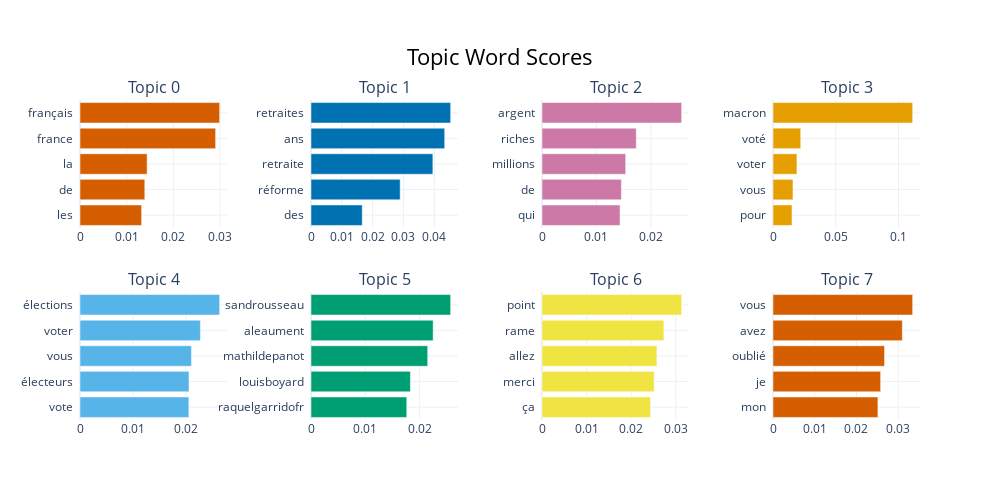

The notebook cell this image was saved under:
### Code cell
topic_model.visualize_barchart()

### Figure 1 — Plotly figure (JSON) as saved in the notebook; plotly's stock layout.template omitted (floating-point values rounded to 4 significant figures)
{"data": [{"marker": {"color": "#D55E00"}, "orientation": "h", "type": "bar", "x": [0.0132, 0.01388, 0.01438, 0.02906, 0.02992], "xaxis": "x", "y": ["les  ", "de  ", "la  ", "france  ", "français  "], "yaxis": "y"}, {"marker": {"color": "#0072B2"}, "orientation": "h", "type": "bar", "x": [0.01663, 0.02893, 0.03954, 0.04338, 0.04531], "xaxis": "x2", "y": ["des  ", "réforme  ", "retraite  ", "ans  ", "retraites  "], "yaxis": "y2"}, {"marker": {"color": "#CC79A7"}, "orientation": "h", "type": "bar", "x": [0.01433, 0.01458, 0.01537, 0.01731, 0.02564], "xaxis": "x3", "y": ["qui  ", "de  ", "millions  ", "riches  ", "argent  "], "yaxis": "y3"}, {"marker": {"color": "#E69F00"}, "orientation": "h", "type": "bar", "x": [0.01513, 0.0159, 0.01908, 0.02211, 0.1113], "xaxis": "x4", "y": ["pour  ", "vous  ", "voter  ", "voté  ", "macron  "], "yaxis": "y4"}, {"marker": {"color": "#56B4E9"}, "orientation": "h", "type": "bar", "x": [0.02055, 0.02057, 0.02104, 0.02273, 0.02636], "xaxis": "x5", "y": ["vote  ", "électeurs  ", "vous  ", "voter  ", "élections  "], "yaxis": "y5"}, {"marker": {"color": "#009E73"}, "orientation": "h", "type": "bar", "x": [0.01763, 0.0183, 0.02148, 0.02249, 0.02571], "xaxis": "x6", "y": ["raquelgarridofr  ", "louisboyard  ", "mathildepanot  ", "aleaument  ", "sandrousseau  "], "yaxis": "y6"}, {"marker": {"color": "#F0E442"}, "orientation": "h", "type": "bar", "x": [0.02434, 0.02515, 0.02577, 0.02733, 0.03131], "xaxis": "x7", "y": ["ça  ", "merci  ", "allez  ", "rame  ", "point  "], "yaxis": "y7"}, {"marker": {"color": "#D55E00"}, "orientation": "h", "type": "bar", "x": [0.02514, 0.02579, 0.02673, 0.03099, 0.03346], "xaxis": "x8", "y": ["mon  ", "je  ", "oublié  ", "avez  ", "vous  "], "yaxis": "y8"}], "layout": {"annotations": [{"font": {"size": 16}, "showarrow": false, "text": "Topic 0", "x": 0.0875, "xanchor": "center", "xref": "paper", "y": 1, "yanchor": "bottom", "yref": "paper"}, {"font": {"size": 16}, "showarrow": false, "text": "Topic 1", "x": 0.3625, "xanchor": "center", "xref": "paper", "y": 1, "yanchor": "bottom", "yref": "paper"}, {"font": {"size": 16}, "showarrow": false, "text": "Topic 2", "x": 0.6375, "xanchor": "center", "xref": "paper", "y": 1, "yanchor": "bottom", "yref": "paper"}, {"font": {"size": 16}, "showarrow": false, "text": "Topic 3", "x": 0.9125, "xanchor": "center", "xref": "paper", "y": 1, "yanchor": "bottom", "yref": "paper"}, {"font": {"size": 16}, "showarrow": false, "text": "Topic 4", "x": 0.0875, "xanchor": "center", "xref": "paper", "y": 0.4, "yanchor": "bottom", "yref": "paper"}, {"font": {"size": 16}, "showarrow": false, "text": "Topic 5", "x": 0.3625, "xanchor": "center", "xref": "paper", "y": 0.4, "yanchor": "bottom", "yref": "paper"}, {"font": {"size": 16}, "showarrow": false, "text": "Topic 6", "x": 0.6375, "xanchor": "center", "xref": "paper", "y": 0.4, "yanchor": "bottom", "yref": "paper"}, {"font": {"size": 16}, "showarrow": false, "text": "Topic 7", "x": 0.9125, "xanchor": "center", "xref": "paper", "y": 0.4, "yanchor": "bottom", "yref": "paper"}], "height": 500, "hoverlabel": {"bgcolor": "white", "font": {"family": "Rockwell", "size": 16}}, "showlegend": false, "title": {"font": {"color": "Black", "size": 22}, "text": "Topic Word Scores", "x": 0.5, "xanchor": "center", "yanchor": "top"}, "width": 1000, "xaxis": {"anchor": "y", "autorange": true, "domain": [0, 0.175], "range": [0, 0.03149], "showgrid": true, "type": "linear"}, "xaxis2": {"anchor": "y2", "autorange": true, "domain": [0.275, 0.45], "range": [0, 0.0477], "showgrid": true, "type": "linear"}, "xaxis3": {"anchor": "y3", "autorange": true, "domain": [0.55, 0.725], "range": [0, 0.02699], "showgrid": true, "type": "linear"}, "xaxis4": {"anchor": "y4", "autorange": true, "domain": [0.825, 1], "range": [0, 0.1172], "showgrid": true, "type": "linear"}, "xaxis5": {"anchor": "y5", "autorange": true, "domain": [0, 0.175], "range": [0, 0.02775], "showgrid": true, "type": "linear"}, "xaxis6": {"anchor": "y6", "autorange": true, "domain": [0.275, 0.45], "range": [0, 0.02707], "showgrid": true, "type": "linear"}, "xaxis7": {"anchor": "y7", "autorange": true, "domain": [0.55, 0.725], "range": [0, 0.03296], "showgrid": true, "type": "linear"}, "xaxis8": {"anchor": "y8", "autorange": true, "domain": [0.825, 1], "range": [0, 0.03522], "showgrid": true, "type": "linear"}, "yaxis": {"anchor": "x", "autorange": true, "domain": [0.6, 1], "range": [-0.5, 4.5], "showgrid": true, "type": "category"}, "yaxis2": {"anchor": "x2", "autorange": true, "domain": [0.6, 1], "range": [-0.5, 4.5], "showgrid": true, "type": "category"}, "yaxis3": {"anchor": "x3", "autorange": true, "domain": [0.6, 1], "range": [-0.5, 4.5], "showgrid": true, "type": "category"}, "yaxis4": {"anchor": "x4", "autorange": true, "domain": [0.6, 1], "range": [-0.5, 4.5], "showgrid": true, "type": "category"}, "yaxis5": {"anchor": "x5", "autorange": true, "domain": [0, 0.4], "range": [-0.5, 4.5], "showgrid": true, "type": "category"}, "yaxis6": {"anchor": "x6", "autorange": true, "domain": [0, 0.4], "range": [-0.5, 4.5], "showgrid": true, "type": "category"}, "yaxis7": {"anchor": "x7", "autorange": true, "domain": [0, 0.4], "range": [-0.5, 4.5], "showgrid": true, "type": "category"}, "yaxis8": {"anchor": "x8", "autorange": true, "domain": [0, 0.4], "range": [-0.5, 4.5], "showgrid": true, "type": "category"}}}
